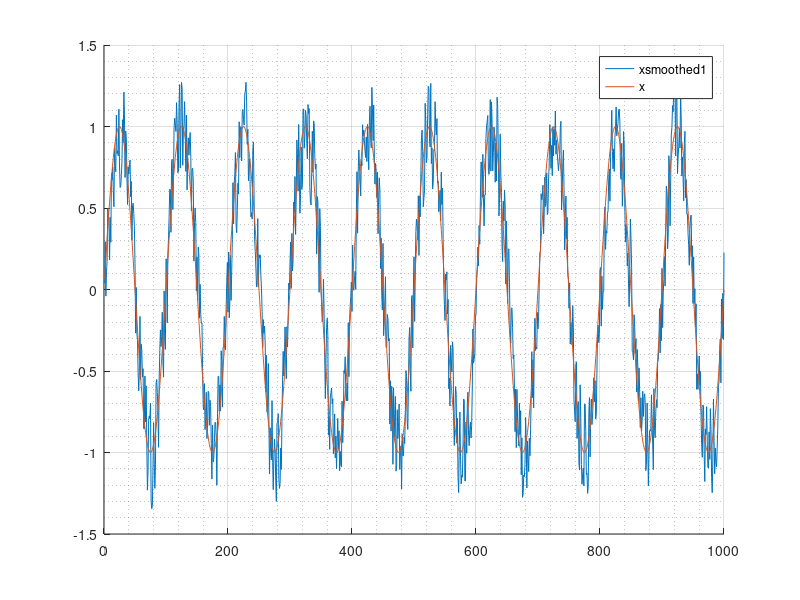

Write MATLAB code to recreate this figure.
%create constants 
a = 1;      %amplitude
w = 10 ;    %frequency
N = 1000;  %number of samples 
n = [1:1:N]; %discrete time 
h1 = [0.1 0.8 0.1]; %create h1 

x = a*sin((2*pi*w*n)/N); %create equation x[n]

xnoise = x + (0.8*(rand(1,N)-0.5)); %add noise in x[n]

d = x-xnoise; 
RMSE = sqrt(dot(d,d)/N) %Root Mean Squared Error calculation for noise 

xsmoothed1 = conv(xnoise , h1); %smoothing of xnoise 
d1 = x-xsmoothed1(1:N); %x - xsmooth is not equal because of conv, so change the range (1:N)
RMSE1 = sqrt(dot(d1,d1)/N) %Root Mean Squared Error calculation for smoothing  

figure(1)
hold on 
plot(xsmoothed1(1:N))   %plot smoothed1 from 1 to N 
plot(x)                 %plot x 
grid on 
grid minor 
legend('xsmoothed1','x')
